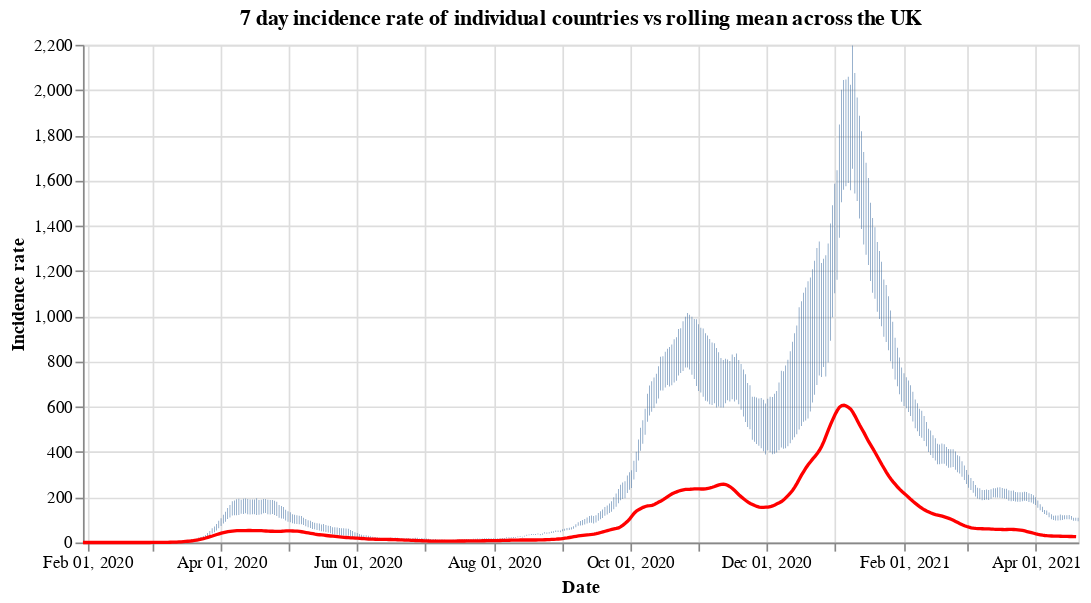

Notebook code for this chart:
### Code cell
#collapse
countries = uk_cases['areaName'].unique()
countries.sort()

selection = alt.selection_single(
    name='Select',
    fields=['areaName'],
    init={'areaName': 'Wales'},
    bind={'areaName': alt.binding_select(options=countries)}
)

# scatter plot, modify opacity based on selection
bars = alt.Chart(uk_cases).mark_bar().add_selection(
    selection
).encode(
    x=alt.X("yearmonthdate(date):T", axis=alt.Axis(title='Date')),
    y=alt.Y("weeklyCasesRate:Q", axis=alt.Axis(title='Incidence rate')),
    tooltip='weeklyCasesRate:Q',
    opacity=alt.condition(selection, alt.value(1), alt.value(0))
).properties(title=f'7 day incidence rate of individual countries vs rolling mean across the UK', width=600)

line = alt.Chart(overview_cases).mark_line(
    color='red',
    size=2,
).transform_window(
    rolling_mean='mean(weeklyCasesRate)',
    frame=[0, 7]
).encode(
    x='yearmonthdate(date):T',
    y='rolling_mean:Q'
)

alt.layer(bars, line)

### Figure 1 — Vega-Lite specification as saved in the notebook (floating-point values rounded to 4 significant figures; data arrays with more than 128 entries replaced by an {"elided": "..."} marker saying what was removed)
{"config": {"view": {"continuousWidth": 400, "continuousHeight": 300}}, "layer": [{"data": {"name": "data-5d8dd4ad6c9ce06d33ae5d7e4de97dbf"}, "mark": "bar", "encoding": {"opacity": {"condition": {"value": 1, "selection": "Select"}, "value": 0}, "tooltip": {"type": "quantitative", "field": "weeklyCasesRate"}, "x": {"type": "temporal", "axis": {"title": "Date"}, "field": "date", "timeUnit": "yearmonthdate"}, "y": {"type": "quantitative", "axis": {"title": "Incidence rate"}, "field": "weeklyCasesRate"}}, "selection": {"Select": {"type": "single", "fields": ["areaName"], "init": {"areaName": "Wales"}, "bind": {"areaName": {"input": "select", "options": ["England", "Northern Ireland", "Scotland", "Wales"]}}}}, "title": "7 day incidence rate of individual countries vs rolling mean across the UK", "width": 600}, {"data": {"name": "data-041cd4b8ee30012246002ca27f898410"}, "mark": {"type": "line", "color": "red", "size": 2}, "encoding": {"x": {"type": "temporal", "field": "date", "timeUnit": "yearmonthdate"}, "y": {"type": "quantitative", "field": "rolling_mean"}}, "transform": [{"window": [{"op": "mean", "field": "weeklyCasesRate", "as": "rolling_mean"}], "frame": [0, 7]}]}], "$schema": "https://vega.github.io/schema/vega-lite/v4.8.1.json", "datasets": {"data-5d8dd4ad6c9ce06d33ae5d7e4de97dbf": {"elided": "1692 records"}, "data-041cd4b8ee30012246002ca27f898410": {"elided": "446 records"}}}
